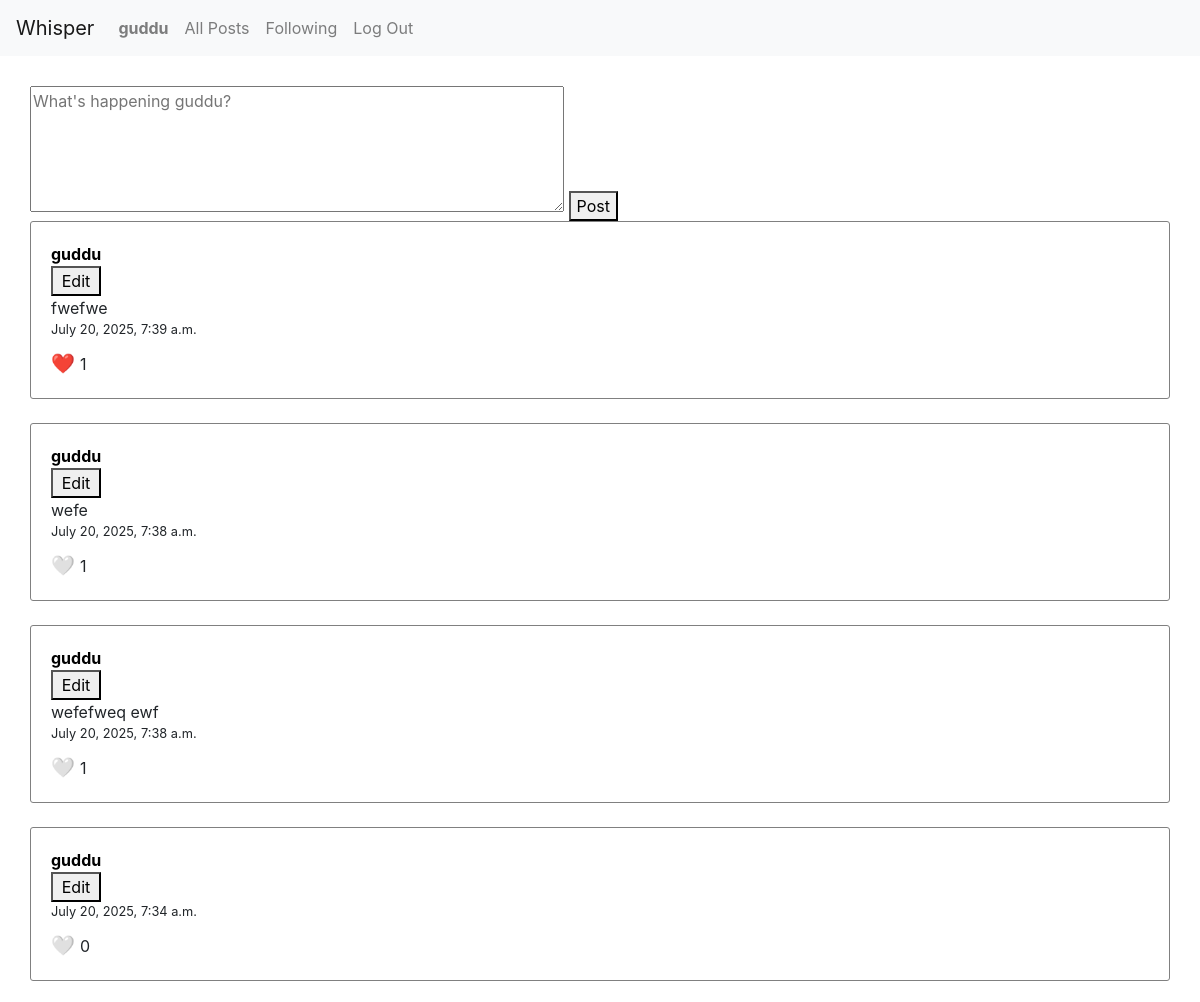
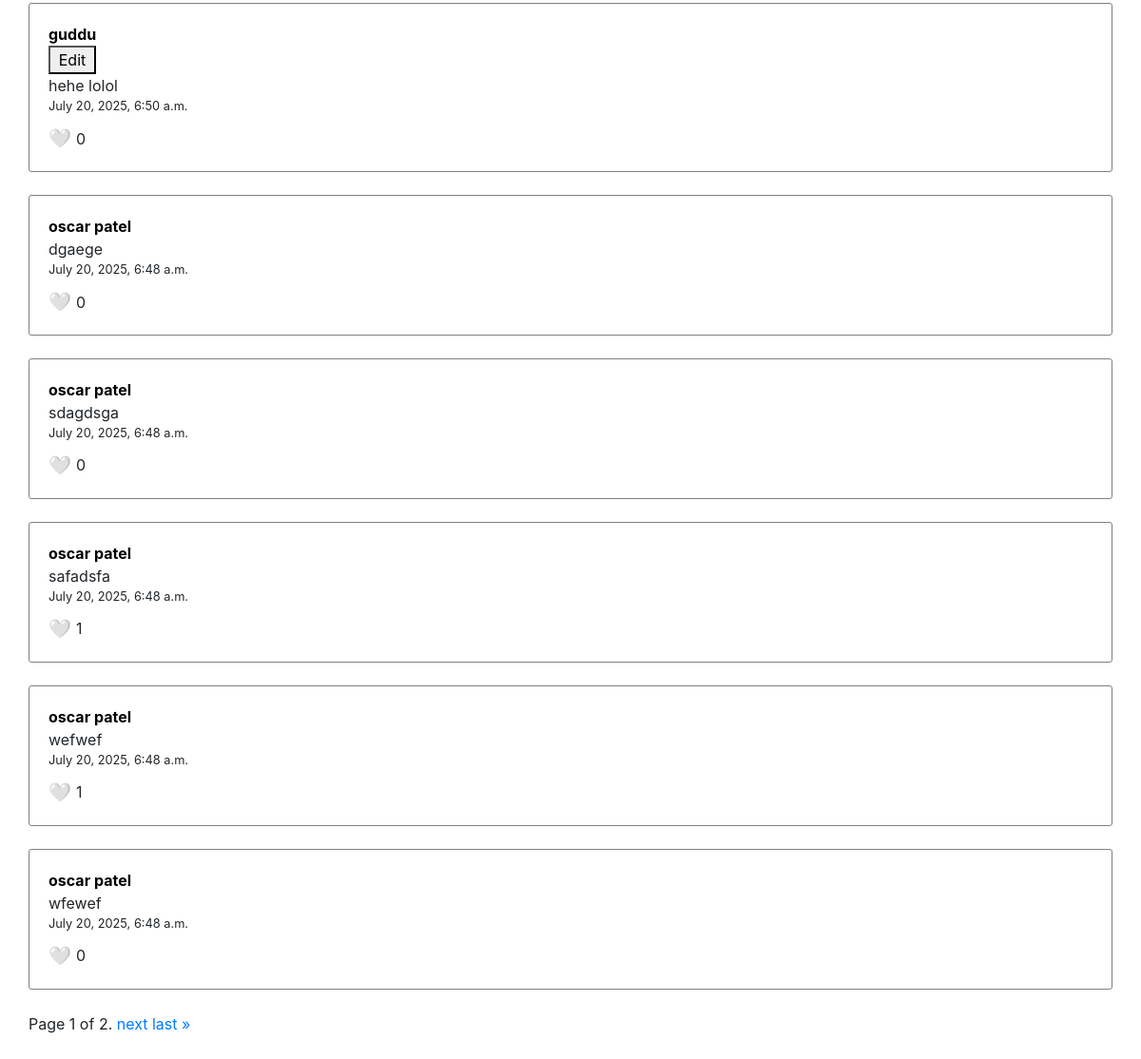
The app's page / (signed in) with its own data (2 pictures, top to bottom).
### network/models.py (models this page shows)
class User(AbstractUser):
    following = models.ManyToManyField(
        'self',
        symmetrical=False,
        related_name='followers',
        blank=True
    )

class Post(models.Model):
    user = models.ForeignKey(User, on_delete=models.CASCADE, related_name='posts')
    postContent = models.CharField(max_length=500)
    dateCreated = models.DateTimeField(auto_now_add=True)
    likes = models.ManyToManyField(User, related_name='liked_posts', blank=True)
    @property
    def total_likes(self):
        return self.likes.count()

### network/views.py (the view)
# urls.py: path("", views.index, name="index"),
def index(request):
    allPosts = Post.objects.all().order_by('-dateCreated')
    paginator = Paginator(allPosts, 10)
    page_number = request.GET.get('page')
    page_obj = paginator.get_page(page_number)
    context = {'page_obj': page_obj}
    return render(request, 'network/index.html', context)

### network/templates/network/index.html (shortened to what this page needs)
{% extends "network/layout.html" %}
{% block body %}
{% if user.is_authenticated %}
    <div id="allPostsCont">
        <div id="newPostCont">
            <form method="POST" action="{% url 'submitPost' %}">
                <textarea name="postContent" rows="5" cols="50" placeholder="What's happening {{request.user}}?"></textarea>
                <button id="postBtn">Post</button>
            </form>
        </div>
        <div id="allPosts">
            {% for post in page_obj %}
            <div class="post" id="post-{{ post.id }}">
                <strong><a class="name" href="{% url 'profile' user_id=post.user.id %}">{{ post.user }}</a></strong>
                {% if post.user == request.user %}
                <button class="editPost" data-post-id="{{ post.id }}">Edit</button>
                {% endif %}
                <div class="postContent" data-post-id="{{ post.id }}">{{ post.postContent }}</div>
                <small>{{ post.dateCreated }}</small>
                <div class="post-footer">
                    <button class="like-btn" data-post-id="{{ post.id }}">
                        {% if user in post.likes.all %}
                            ❤️
                        {% else %}
                            🤍
                        {% endif %}
                    </button>
                    <div class="like-count">{{ post.total_likes }}</div>
                </div>
            </div>
            {% endfor %}
            <div class="pagination">
                <span class="step-links">
                    <span class="current">
                        Page {{ page_obj.number }} of {{ page_obj.paginator.num_pages }}.
                    </span>
                    {% if page_obj.has_next %}
                        <a href="?page={{ page_obj.next_page_number }}">next</a>
                        <a href="?page={{ page_obj.paginator.num_pages }}">last &raquo;</a>
                    {% endif %}
                </span>
            </div>
        </div>
    </div>
{% else %}
    You are logged out.
{% endif %}
{% endblock %}

### network/templates/network/layout.html (shortened to what this page needs)
{% load static %}
<!DOCTYPE html>
<html lang="en">
    <head>
        <link rel="stylesheet" href="https://stackpath.bootstrapcdn.com/bootstrap/4.4.1/css/bootstrap.min.css">
        <link href="{% static 'network/styles.css' %}" rel="stylesheet">
    </head>
    <body>
        <nav class="navbar navbar-expand-lg navbar-light bg-light">
            <a class="navbar-brand" href="#">Whisper</a>
            <div>
              <ul class="navbar-nav mr-auto">
                {% if user.is_authenticated %}
                    <li class="nav-item">
                        <a class="nav-link" href="{% url 'profile' user_id=request.user.id %}"><strong>{{ user.username }}</strong></a>
                    </li>
                {% endif %}
                <li class="nav-item">
                  <a class="nav-link" id="allPosts" href="{% url 'index' %}">All Posts</a>
                </li>
                {% if user.is_authenticated %}
                    <li class="nav-item">
                        <a class="nav-link" id="followingPage"  href="{% url 'following' %}" >Following</a>
                    </li>
                    <li class="nav-item">
                        <a class="nav-link" href="{% url 'logout' %}">Log Out</a>
                    </li>
                {% endif %}
              </ul>
            </div>
          </nav>
        <div class="body">
            {% block body %}
            {% endblock %}
        </div>
    </body>
</html>

### network/static/network/styles.css (style rules this page uses)
#allPostsCont { margin: 20px; padding: 10px; }
.post { display: flex; flex-direction: column; margin-bottom: 1.5rem; border: 1px solid gray; padding: 20px; border-radius: 3px; }
.editPost { max-width: 50px; }
.like-btn { background: none; border: none; font-size: 1.2rem; cursor: pointer; padding: 0; margin-right: 5px; }
.post-footer { display: flex; align-items: center; justify-content: flex-start; margin-top: 10px; }
.name { color: black; margin-bottom: 2rem; }

### records on screen
User: username "guddu", postContent "What's happening guddu?"
Post: user "guddu", postContent "fwefwe", dateCreated "July 20, 2025, 7:39 a.m.", total_likes "1"
Post: user "guddu", postContent "wefe", dateCreated "July 20, 2025, 7:38 a.m.", total_likes "1"
Post: user "guddu", postContent "wefefweq ewf", dateCreated "July 20, 2025, 7:38 a.m.", total_likes "1"
Post: user "guddu", dateCreated "July 20, 2025, 7:34 a.m.", total_likes "0"
Post: user "guddu", postContent "hehe lolol", dateCreated "July 20, 2025, 6:50 a.m.", total_likes "0"
Post: user "oscar patel", postContent "dgaege", dateCreated "July 20, 2025, 6:48 a.m.", total_likes "0"
Post: user "oscar patel", postContent "sdagdsga", dateCreated "July 20, 2025, 6:48 a.m.", total_likes "0"
Post: user "oscar patel", postContent "safadsfa", dateCreated "July 20, 2025, 6:48 a.m.", total_likes "1"
Post: user "oscar patel", postContent "wefwef", dateCreated "July 20, 2025, 6:48 a.m.", total_likes "1"
Post: user "oscar patel", postContent "wfewef", dateCreated "July 20, 2025, 6:48 a.m.", total_likes "0"

### other values on screen
{{ page_obj.number }} "1"
{{ page_obj.paginator.num_pages }} "2"
